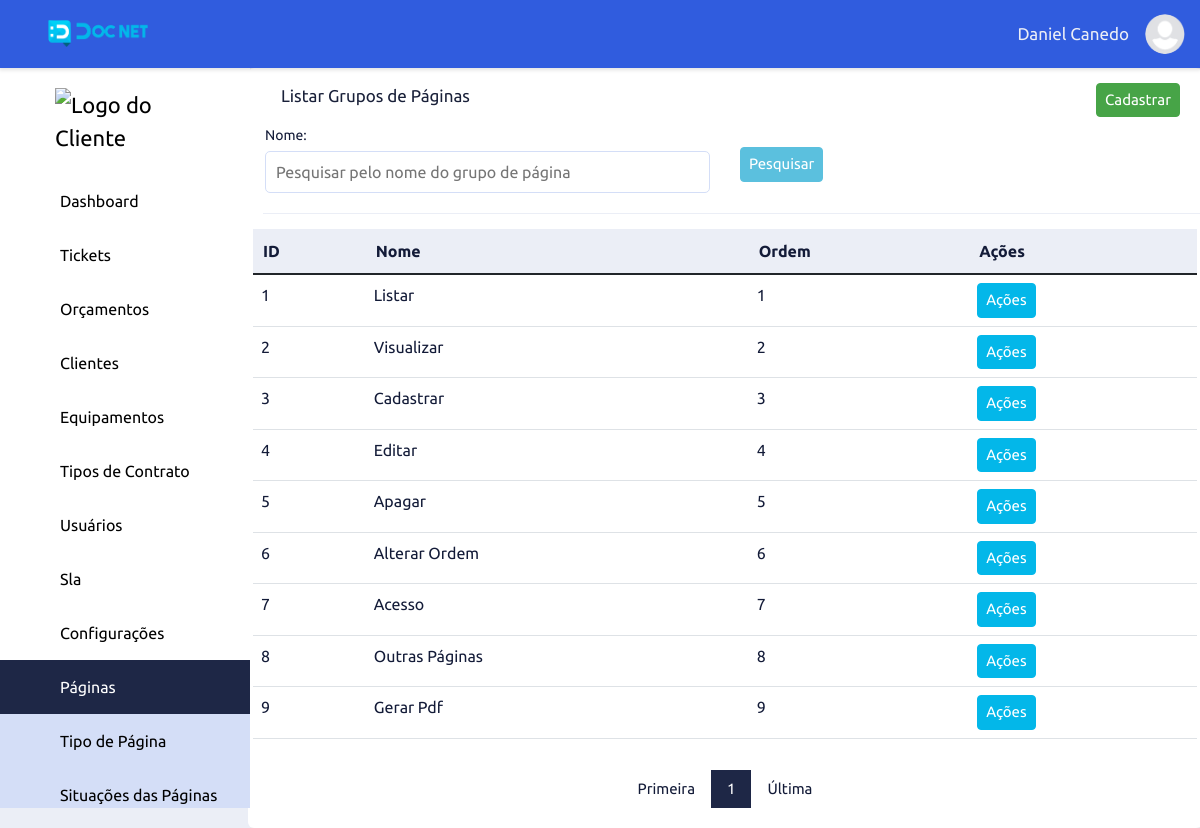
The page /list-groups-pages/index (signed in) on the database its author committed.
### tables this page shows
CREATE TABLE `adms_levels_pages` (
  `id` int NOT NULL,
  `permission` int NOT NULL DEFAULT '2',
  `order_level_page` int NOT NULL,
  `print_menu` int NOT NULL DEFAULT '2' COMMENT '1 - Apresentar no menu, 2 - Não apresentar no menu',
  `dropdown` int NOT NULL DEFAULT '2' COMMENT '1 - Dropdow , 2 - não dropdow',
  `adms_access_level_id` int NOT NULL,
  `adms_page_id` int NOT NULL,
  `adms_items_menu_id` int NOT NULL DEFAULT '1',
  `created` datetime NOT NULL,
  `modified` datetime DEFAULT NULL
);

CREATE TABLE `adms_pages` (
  `id` int NOT NULL,
  `controller` varchar(220) NOT NULL,
  `metodo` varchar(220) NOT NULL,
  `menu_controller` varchar(220) NOT NULL,
  `menu_metodo` varchar(220) NOT NULL,
  `name_page` varchar(220) NOT NULL,
  `publish` int NOT NULL DEFAULT '2',
  `icon` varchar(45) DEFAULT NULL,
  `obs` text,
  `adms_sits_pgs_id` int NOT NULL DEFAULT '2',
  `adms_types_pgs_id` int NOT NULL,
  `adms_groups_pgs_id` int NOT NULL,
  `created` datetime NOT NULL,
  `modified` datetime DEFAULT NULL
);

CREATE TABLE `adms_items_menus` (
  `id` int NOT NULL,
  `name` varchar(220) NOT NULL,
  `icon` varchar(45) NOT NULL,
  `order_item_menu` int NOT NULL,
  `created` datetime NOT NULL,
  `modified` datetime DEFAULT NULL
);

CREATE TABLE `adms_groups_pgs` (
  `id` int NOT NULL,
  `name` varchar(220) NOT NULL,
  `order_group_pg` int NOT NULL,
  `created` datetime NOT NULL,
  `modified` datetime DEFAULT NULL
);

### app/adms/Controllers/ListGroupsPages.php (called while the page is built, shortened)
<?php
class ListGroupsPages
{
    private array|string|null $data;
    public function index(string|int|null $page = null): void
    {
        $this->page = (int) $page ? $page : 1;
        $this->dataForm = filter_input_array(INPUT_POST, FILTER_DEFAULT);
        $this->searchName = filter_input(INPUT_GET, 'search_name', FILTER_DEFAULT);
        $listGroupsPages = new \App\adms\Models\AdmsListGroupsPages();
        if (!empty($this->dataForm['SendSearchGroupsPages'])) {
            $this->page = 1;
            $listGroupsPages->listSearchGroupsPages($this->page, $this->dataForm['search_name']);
            $this->data['form'] = $this->dataForm;
        } elseif ((!empty($this->searchName))) {
            $listGroupsPages->listSearchGroupsPages($this->page, $this->searchName);
            $this->data['form']['search_name'] = $this->searchName;
        } else {
            $listGroupsPages->listGroupsPages($this->page);
        }
        if ($listGroupsPages->getResult()) {
            $this->data['listGroupsPages'] = $listGroupsPages->getResultBd();
            $this->data['pagination'] = $listGroupsPages->getResultPg();
        } else {
            $this->data['listGroupsPages'] = [];
        }
        $button = ['add_groups_pages' => ['menu_controller' => 'add-groups-pages', 'menu_metodo' => 'index'],
        'order_groups_pages' => ['menu_controller' => 'order-groups-pages', 'menu_metodo' => 'index'],
        'view_groups_pages' => ['menu_controller' => 'view-groups-pages', 'menu_metodo' => 'index'],
        'edit_groups_pages' => ['menu_controller' => 'edit-groups-pages', 'menu_metodo' => 'index'],
        'delete_groups_pages' => ['menu_controller' => 'delete-groups-pages', 'menu_metodo' => 'index']];
        $listBotton = new \App\adms\Models\helper\AdmsButton();
        $this->data['button'] = $listBotton->buttonPermission($button);
        $listMenu = new \App\adms\Models\helper\AdmsMenu();
        $this->data['menu'] = $listMenu->itemMenu();
        $this->data['pag'] = $this->page;
        $this->data['sidebarActive'] = "list-groups-pages";
        $loadView = new \Core\ConfigView("adms/Views/groupsPages/listGroupsPages", $this->data);
        $loadView->loadView();
    }
}

### core/ConfigController.php (called while the page is built, shortened)
<?php
class ConfigController extends Config
{
    private string $urlController;
    private string $urlMetodo;
    private string $urlParameter;
    public function __construct()
    {
        if (!empty(filter_input(INPUT_GET, 'url', FILTER_DEFAULT))) {
            $this->url = filter_input(INPUT_GET, 'url', FILTER_DEFAULT);
            $this->urlArray = explode("/", $this->url);
            if (isset($this->urlArray[0])) {
                $this->urlController = $this->slugController($this->urlArray[0]);
            } else {
                $this->urlController = $this->slugController(CONTROLLER);
            }
            if (isset($this->urlArray[1])) {
                $this->urlMetodo = $this->slugMetodo($this->urlArray[1]);
            } else {
                $this->urlMetodo = $this->slugMetodo(METODO);
            }
            if (isset($this->urlArray[2])) {
                $this->urlParameter = $this->urlArray[2];
            } else {
                $this->urlParameter = "";
            }
        } else {
            $this->urlController = $this->slugController(CONTROLLERERRO);
            $this->urlMetodo = $this->slugMetodo(METODO);
            $this->urlParameter = "";
        }
    }
    private function slugController(string $slugController): string
    {
        $this->urlSlugController = $slugController;
        $this->urlSlugController = strtolower($this->urlSlugController);
        $this->urlSlugController = str_replace("-", " ", $this->urlSlugController);
        $this->urlSlugController = ucwords($this->urlSlugController);
        $this->urlSlugController = str_replace(" ", "", $this->urlSlugController);
        return $this->urlSlugController;
    }
    private function slugMetodo(string $urlSlugMetodo): string
    {
        $this->urlSlugMetodo = $this->slugController($urlSlugMetodo);
        $this->urlSlugMetodo = lcfirst($this->urlSlugMetodo);
        return $this->urlSlugMetodo;
    }
    public function loadPage(): void
    {
        $loadPgAdm = new \Core\CarregarPgAdmLevel();
        $loadPgAdm->loadPage($this->urlController, $this->urlMetodo, $this->urlParameter);
    }
}

### index.php (called while the page is built, shortened)
<?php
$home = new Core\ConfigController();
$home->loadPage();

### app/adms/Models/helper/AdmsRead.php (called while the page is built, shortened)
<?php
class AdmsRead extends AdmsConn
{
    private string $select;
    private array $values = [];
    private object $query;
    public function fullRead(string $query, string|null $parseString = null): void
    {
        $this->select = $query;
        if (!empty($parseString)) {
            parse_str($parseString, $this->values);
        }
        $this->exeInstruction();
    }
    private function exeInstruction(): void
    {
        $this->connection();
        try {
            $this->exeParameter();
            $this->query->execute();
            $this->result = $this->query->fetchAll();
        } catch (PDOException $err) {
            $this->result = null;
        }
    }
    private function connection(): void
    {
        $this->conn = $this->connectDb();
        $this->query = $this->conn->prepare($this->select);
        $this->query->setFetchMode(PDO::FETCH_ASSOC);
    }
    private function exeParameter(): void
    {
        if ($this->values) {
            foreach ($this->values as $link => $value) {
                if (($link == 'limit') or ($link == 'offset') or ($link == 'id')) {
                    $value = (int) $value;
                }
                $this->query->bindValue(":{$link}", $value, (is_int($value) ? PDO::PARAM_INT : PDO::PARAM_STR));
            }
        }
    }
}

### app/adms/Models/helper/AdmsConn.php (called while the page is built, shortened)
<?php
abstract class AdmsConn
{
    private string $host = HOST;
    private string $user = USER;
    private string $pass = PASS;
    private string $dbname = DBNAME;
    protected function connectDb(): object
    {
        try {
            $this->connect = new PDO("mysql:host={$this->host};dbname=" . $this->dbname, $this->user, $this->pass);
            return $this->connect;
        } catch (PDOException $err) {
            die("Erro - 001: Por favor tente novamente. Caso o problema persista, entre em contato o administrador " . EMAILADM);
        }
    }
}

### app/adms/Models/helper/AdmsMenu.php (called while the page is built, shortened)
<?php
class AdmsMenu
{
    public function itemMenu(): array|null|bool
    {
        $listMenu = new \App\adms\Models\helper\AdmsRead();
        $listMenu->fullRead(
            "SELECT lev_pag.id AS id_lev_pag, lev_pag.dropdown, lev_pag.adms_page_id,
                        pag.id AS id_pag, pag.menu_controller, pag.menu_metodo, pag.name_page, pag.icon,
                        itm_men.id AS id_itm_men, itm_men.name name_itm_men, itm_men.icon icon_itm_men
                        FROM adms_levels_pages AS lev_pag
                        INNER JOIN adms_pages AS pag ON pag.id=lev_pag.adms_page_id
                        INNER JOIN adms_items_menus AS itm_men ON itm_men.id=lev_pag.adms_items_menu_id
                        WHERE ((lev_pag.adms_access_level_id =:adms_access_level_id)
                        AND (lev_pag.permission = 1))
                        AND print_menu = 1
                        AND adms_sits_pgs_id = 1
                        ORDER BY itm_men.order_item_menu, lev_pag.order_level_page ASC",
            "adms_access_level_id=" . $_SESSION['adms_access_level_id']
        );
        $this->resultBd = $listMenu->getResult();
        if ($this->resultBd) {
            return $this->resultBd;
        } else {
            return false;
        }
    }
}

### app/adms/Models/AdmsListGroupsPages.php (called while the page is built, shortened)
<?php
class AdmsListGroupsPages
{
    private int $limitResult = 40;
    public function listGroupsPages(int $page = null):void
    {
        $this->page = (int) $page ? $page : 1;
        $pagination = new \App\adms\Models\helper\AdmsPagination(URLADM . 'list-groups-pages/index');
        $pagination->condition($this->page, $this->limitResult);
        $pagination->pagination("SELECT COUNT(id) AS num_result FROM adms_groups_pgs");
        $listGroupsPages = new \App\adms\Models\helper\AdmsRead();
        $listGroupsPages->fullRead("SELECT id, name, order_group_pg
                            FROM adms_groups_pgs
                            ORDER BY order_group_pg ASC
                            LIMIT :limit OFFSET :offset", "limit={$this->limitResult}&offset={$pagination->getOffset()}");
    }
}

### app/adms/Views/groupsPages/listGroupsPages.php (the view, shortened to what this page needs)
<div class="wrapper">
    <div class="row">
        <div class="top-list">
            <span class="title-content">Listar Grupos de Páginas</span>
            <div class="top-list-right">
                <?php
                if ($this->data['button']['add_groups_pages']) {
                    echo "<a href='" . URLADM . "add-groups-pages/index' class='btn-success'>Cadastrar</a>";
                }
                ?>
            </div>
        </div>
        <div class="top-list">
            <form method="POST" action="">
                <div class="row-input-search">
                    <?php
                    $search_name = "";
                    ?>
                    <div class="column">
                        <label class="title-input-search">Nome: </label>
                        <input type="text" name="search_name" id="search_name" class="input-search" placeholder="Pesquisar pelo nome do grupo de página" value="<?php echo $search_name; ?>">
                    </div>
                    <div class="column margin-top-search-one">
                        <button type="submit" name="SendSearchGroupsPages" class="btn-info" value="Pesquisar">Pesquisar</button>
                    </div>
                </div>
            </form>
        </div>
        <div class="content-adm-alert">
        </div>
        <table class="table table-hover table-list">
            <thead class="list-head">
                <tr>
                    <th class="list-head-content">ID</th>
                    <th class="list-head-content">Nome</th>
                    <th class="list-head-content">Ordem</th>
                    <th class="list-head-content">Ações</th>
                </tr>
            </thead>
            <tbody class="list-body">
                <?php
                foreach ($this->data['listGroupsPages'] as $groupsPages) {
                    extract($groupsPages);
                ?>
                    <tr>
                        <td class="list-body-content"><?php echo $id; ?></td>
                        <td class="list-body-content"><?php echo $name; ?></td>
                        <td class="list-body-content table-sm-none"><?php echo $order_group_pg; ?></td>
                        <td class="list-body-content">
                            <div class="dropdown-action">
                                <button onclick="actionDropdown(<?php echo $id; ?>)" class="dropdown-btn-action">Ações</button>
                            </div>
                        </td>
                    </tr>
                <?php
                }
                ?>
            </tbody>
        </table>
        <?php echo $this->data['pagination']; ?>
    </div>
</div>

### app/adms/Views/include/menu.php (shortened to what this page needs)
<?php
$sidebar_active = "";
if (isset($this->data['sidebarActive'])) {
    $sidebar_active = $this->data['sidebarActive'];
}
?>
<div class="content">
    <div class="sidebar">
    <div class="logo-adm">
        <?php
        if(!empty ($_SESSION['set_clie'])){
            echo "<img src='" . URLADM . "app/adms/assets/image/logo/clientes/". $_SESSION['emp_user']."/{$_SESSION['logo_emp_prin']}' width='140' alt='Logo do Cliente'>";
        } else{
            echo "<img src='" . URLADM . "app/adms/assets/image/logo/clientes/icon_user.png' width='140' alt='Logo do Cliente'>";
        }
        ?>
    </div>
        <?php
        if ((isset($this->data['menu'])) and ($this->data['menu'])) {
            $count_drop_start = 0;
            $count_drop_end = 0;
            foreach ($this->data['menu'] as $item_menu) {
                extract($item_menu);
                $active_item_menu = "";
                if ($sidebar_active == $menu_controller) {
                    $active_item_menu = "active";
                }
                if ($dropdown == 1) {
                    if ($count_drop_start != $id_itm_men) {
                        if (($count_drop_end == 1) and ($count_drop_start != 0)) {
                            echo "</div>";
                            $count_drop_end = 0;
                        }
                        echo "<button class='dropdown-btn btn-active$id_itm_men'>";
                        echo "<i class='icon $icon_itm_men'></i><span>$name_itm_men</span><i class='fa-solid fa-caret-down'></i>";
                        echo "</button>";
                        echo "<div class='dropdown-container cont-active$id_itm_men'>";
                    }
                    echo "<a href='" . URLADM . "$menu_controller/$menu_metodo' class='sidebar-nav active$id_itm_men $active_item_menu'><i class='icon $icon'></i><span></span>$name_page</a>";
                    $count_drop_start = $id_itm_men;
                    $count_drop_end = 1;
                } else {
                    if ($count_drop_end == 1) {
                        echo "</div>";
                        $count_drop_end = 0;
                    }
                    echo "<a href='" . URLADM . "$menu_controller/$menu_metodo' class='sidebar-nav $active_item_menu'><i class='icon $icon'></i><span></span>$name_page</a>";
                }
            }
        }
        ?>
    </div>

### rows shown on the page
adms_levels_pages: adms_page.name_page "Dashboard"
adms_levels_pages: adms_items_menu.name "Tickets"
adms_levels_pages: adms_items_menu.name "Orçamentos"
adms_levels_pages: adms_items_menu.name "Clientes"
adms_levels_pages: adms_items_menu.name "Equipamentos"
adms_levels_pages: adms_items_menu.name "Tipos de Contrato"
adms_levels_pages: adms_items_menu.name "Usuários"
adms_levels_pages: adms_items_menu.name "Sla"
adms_levels_pages: adms_items_menu.name "Configurações"
adms_levels_pages: adms_items_menu.name "Páginas", adms_page.name_page "Tipo de Página"
adms_levels_pages: adms_page.name_page "Situações das Páginas"
adms_groups_pgs: id "1", name "Listar", order_group_pg "1"
adms_groups_pgs: id "2", name "Visualizar", order_group_pg "2"
adms_groups_pgs: id "3", name "Cadastrar", order_group_pg "3"
adms_groups_pgs: id "4", name "Editar", order_group_pg "4"
adms_groups_pgs: id "5", name "Apagar", order_group_pg "5"
adms_groups_pgs: id "6", name "Alterar Ordem", order_group_pg "6"
adms_groups_pgs: id "7", name "Acesso", order_group_pg "7"
adms_groups_pgs: id "8", name "Outras Páginas", order_group_pg "8"
adms_groups_pgs: id "9", name "Gerar Pdf", order_group_pg "9"

### other values the page prints
$_SESSION['user_nickname'] "Daniel Canedo"
$this->page "1"
